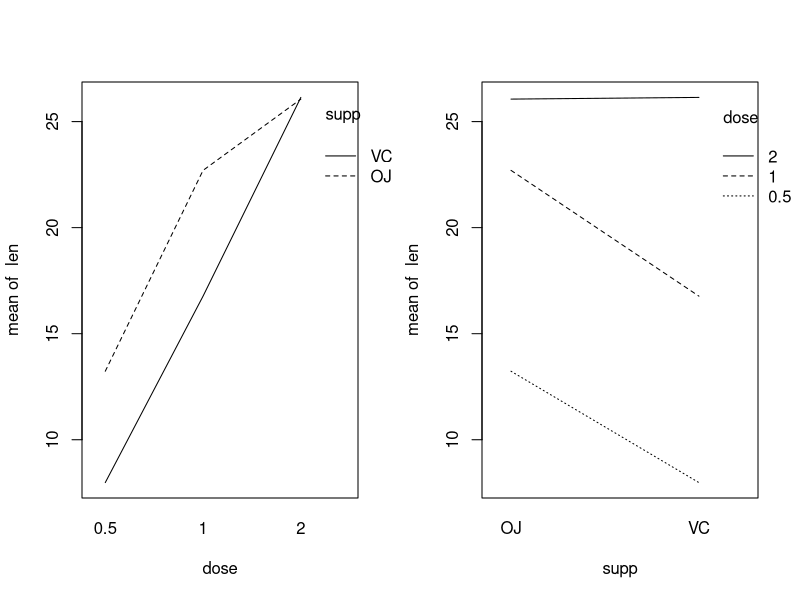
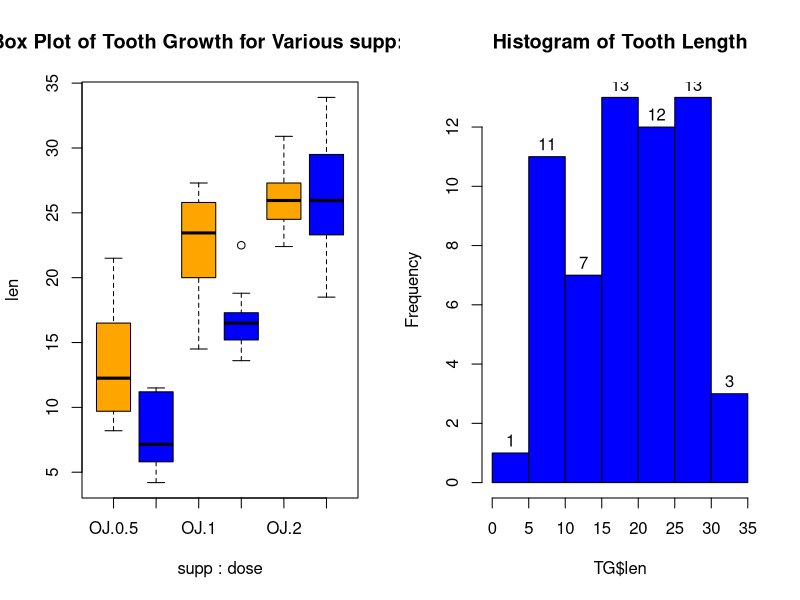
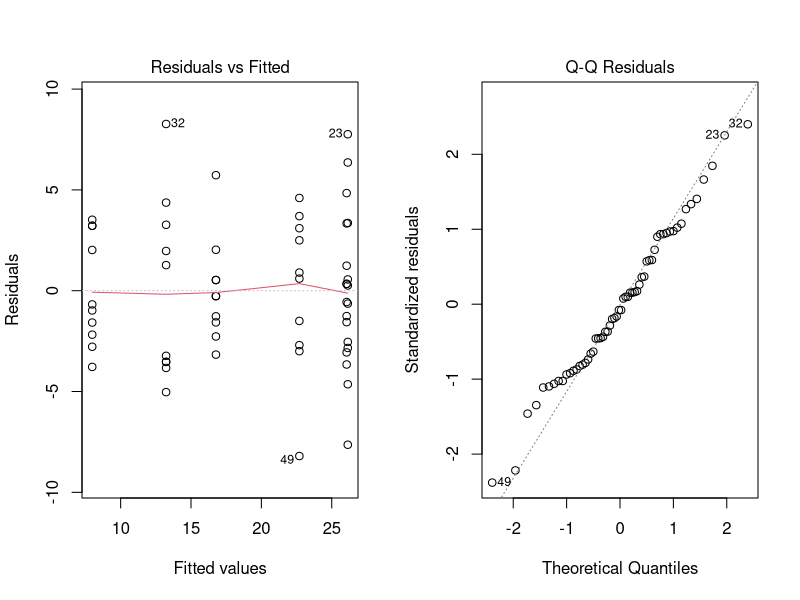
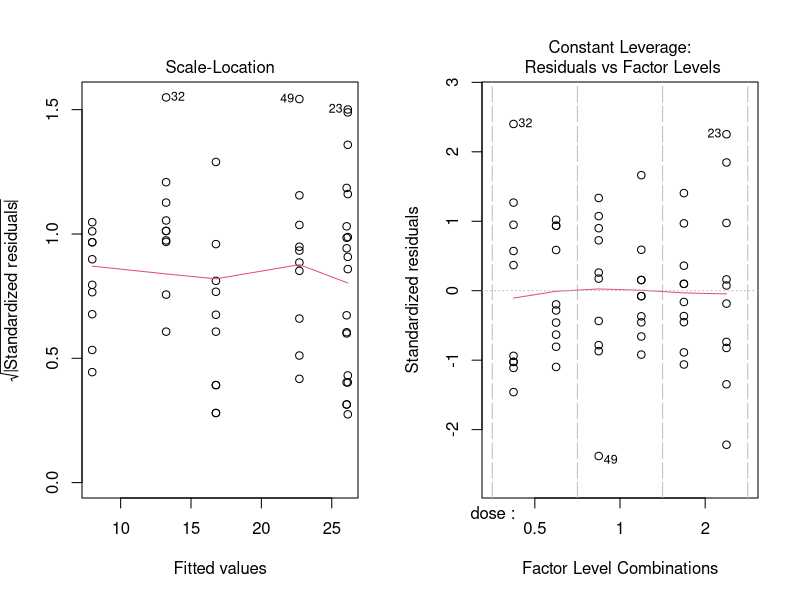

Source code (R) for these figures, in order:
library(datasets, lib.loc = "C:/Program Files/R/R-4.2.1/library")
data("ToothGrowth")

#PART ONE

TG <- ToothGrowth
par(mfrow = c(1,2))
with (ToothGrowth, interaction.plot (dose, supp, len, legend = T))
with (ToothGrowth, interaction.plot (supp, dose, len, legend = T))
boxplot(len ~ supp*dose, data = TG, col = c("orange","blue"), main = "Box Plot of Tooth Growth for Various supp:dose" )




#PART TWO

hist(TG$len, col = "blue", labels = TRUE, main = "Histogram of Tooth Length")
shapiro.test(TG$len)


TG <- ToothGrowth
TG$dose <- as.factor(TG$dose)
lin1 <- lm(len ~ dose* supp, TG)
plot(lin1)
 
  
  
  
  
#PART THREE
  
  
anova(lin1)
  